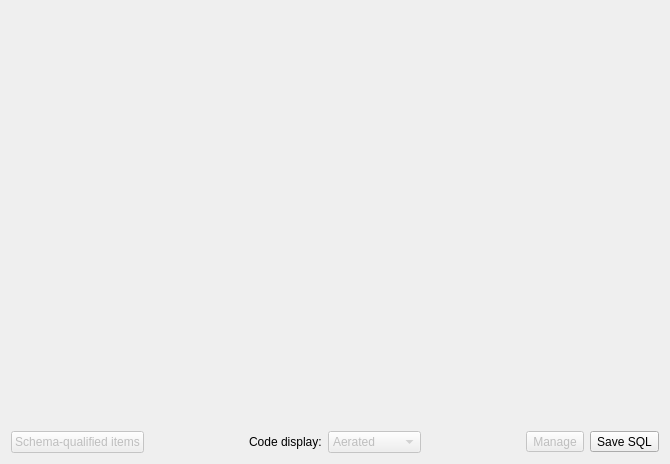
<?xml version="1.0" encoding="UTF-8"?>
<ui version="4.0">
 <class>QueryBuilderSqlWidget</class>
 <widget class="QWidget" name="QueryBuilderSqlWidget">
  <property name="geometry">
   <rect>
    <x>0</x>
    <y>0</y>
    <width>670</width>
    <height>464</height>
   </rect>
  </property>
  <property name="windowTitle">
   <string>Query builder SQL visualization</string>
  </property>
  <layout class="QGridLayout" name="gridLayout">
   <item row="1" column="0">
    <widget class="QWidget" name="sqlcode_wgt" native="true">
     <property name="sizePolicy">
      <sizepolicy hsizetype="Expanding" vsizetype="Expanding">
       <horstretch>0</horstretch>
       <verstretch>0</verstretch>
      </sizepolicy>
     </property>
    </widget>
   </item>
   <item row="2" column="0" colspan="2">
    <layout class="QHBoxLayout" name="horizontalLayout_2">
     <item>
      <widget class="QPushButton" name="schem_qualif_pb">
       <property name="enabled">
        <bool>false</bool>
       </property>
       <property name="text">
        <string>Schema-qualified items</string>
       </property>
      </widget>
     </item>
     <item>
      <spacer name="horizontalSpacer">
       <property name="orientation">
        <enum>Qt::Horizontal</enum>
       </property>
       <property name="sizeHint" stdset="0">
        <size>
         <width>40</width>
         <height>20</height>
        </size>
       </property>
      </spacer>
     </item>
     <item>
      <widget class="QLabel" name="label">
       <property name="text">
        <string>Code display:</string>
       </property>
      </widget>
     </item>
     <item>
      <widget class="QComboBox" name="code_options_cmb">
       <property name="enabled">
        <bool>false</bool>
       </property>
       <property name="sizePolicy">
        <sizepolicy hsizetype="Fixed" vsizetype="Fixed">
         <horstretch>0</horstretch>
         <verstretch>0</verstretch>
        </sizepolicy>
       </property>
       <property name="baseSize">
        <size>
         <width>0</width>
         <height>0</height>
        </size>
       </property>
       <property name="statusTip">
        <string/>
       </property>
       <item>
        <property name="text">
         <string>Aerated</string>
        </property>
       </item>
       <item>
        <property name="text">
         <string>Condensed</string>
        </property>
       </item>
      </widget>
     </item>
     <item>
      <spacer name="horizontalSpacer_3">
       <property name="orientation">
        <enum>Qt::Horizontal</enum>
       </property>
       <property name="sizeHint" stdset="0">
        <size>
         <width>40</width>
         <height>20</height>
        </size>
       </property>
      </spacer>
     </item>
     <item>
      <widget class="QToolButton" name="manage_tb">
       <property name="enabled">
        <bool>false</bool>
       </property>
       <property name="text">
        <string>Manage</string>
       </property>
       <property name="icon">
        <iconset resource="../res/resources.qrc">
         <normaloff>:/icones/icones/managedb.png</normaloff>:/icones/icones/managedb.png</iconset>
       </property>
       <property name="iconSize">
        <size>
         <width>22</width>
         <height>22</height>
        </size>
       </property>
       <property name="toolButtonStyle">
        <enum>Qt::ToolButtonTextBesideIcon</enum>
       </property>
      </widget>
     </item>
     <item>
      <widget class="QToolButton" name="save_sql_tb">
       <property name="toolTip">
        <string>Save the SQL code to a file.</string>
       </property>
       <property name="text">
        <string>Save SQL</string>
       </property>
       <property name="icon">
        <iconset resource="../res/resources.qrc">
         <normaloff>:/icones/icones/salvar.png</normaloff>:/icones/icones/salvar.png</iconset>
       </property>
       <property name="iconSize">
        <size>
         <width>22</width>
         <height>22</height>
        </size>
       </property>
       <property name="toolButtonStyle">
        <enum>Qt::ToolButtonTextBesideIcon</enum>
       </property>
      </widget>
     </item>
    </layout>
   </item>
  </layout>
 </widget>
 <resources>
  <include location="../res/resources.qrc"/>
 </resources>
 <connections/>
</ui>
